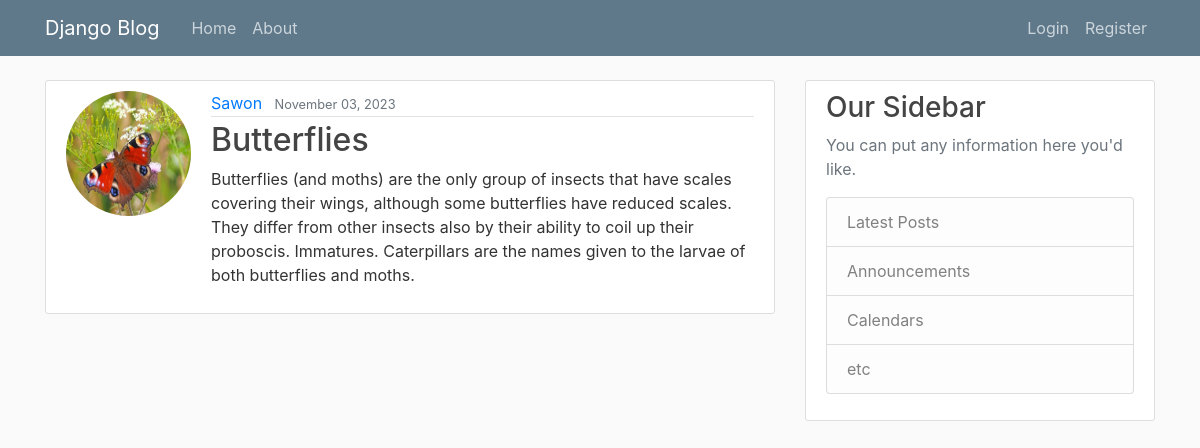
Screenshot of /post/8 with the database file from the repository.
### blog/models.py (models this page shows, shortened)
class Post(models.Model):
    title = models.CharField(max_length=150)
    content = models.TextField()
    date_posted = models.DateTimeField(default=timezone.now)
    author = models.ForeignKey(User, on_delete=models.CASCADE)

### users/models.py (models this page shows)
class Profile(models.Model):
    user = models.OneToOneField(User, on_delete=models.CASCADE)
    image = models.ImageField(default='default.jpg', upload_to='profile_pics')

### blog/views.py (the view)
# urls.py: path('post/<int:pk>', PostDetailsView.as_view(), name="post-detail"),
class PostDetailsView(DetailView):
    model = Post

### blog/templates/blog/post_detail.html
{% extends "blog/base.html" %}
{% block content %}
<article class="media content-section">
    <img class="rounded-circle account-img" src="{{ object.author.profile.image.url }}">
    <div class="media-body">
        <div class="article-metadata">
            <a class="mr-2" href="#">{{ object.author }}</a>
            <small class="text-muted">{{ object.date_posted|date:"F d, Y" }}</small>
        </div>
        <h2 class="article-title">{{ object.title }}</h2>
        <p class="article-content">{{ object.content }}</p>
    </div>
</article>
{% endblock %}

### blog/static/blog/main.css (style rules this page uses)
body { background: #fafafa; color: #333333; margin-top: 5rem; }
h1, h2, h3, h4, h5, h6 { color: #444444; }
.content-section { background: #ffffff; padding: 10px 20px; border: 1px solid #dddddd; border-radius: 3px; margin-bottom: 20px; }
.article-title { color: #444444; }
.article-content { white-space: pre-line; }
.article-metadata { padding-bottom: 1px; margin-bottom: 4px; border-bottom: 1px solid #e3e3e3 }
.account-img { height: 125px; width: 125px; margin-right: 20px; margin-bottom: 16px; }

### rows the page displays
Post: author.profile.image (picture), author "Sawon", date_posted "November 03, 2023", title "Butterflies", content "Butterflies (and moths) are the only group of insects that have scales covering their wings, although some butterflies have reduced scales. They differ from other insects also by their ability to coil up their proboscis. Immatures. Caterpillars are the names given to the larvae of both butterflies and moths."
